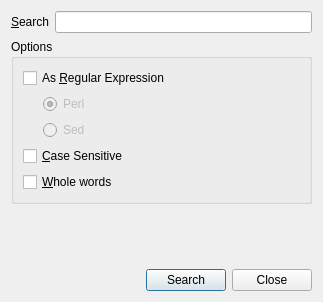
<?xml version="1.0" encoding="UTF-8"?>
<ui version="4.0">
 <class>SearchDialog</class>
 <widget class="QDialog" name="SearchDialog">
  <property name="geometry">
   <rect>
    <x>0</x>
    <y>0</y>
    <width>323</width>
    <height>302</height>
   </rect>
  </property>
  <property name="windowTitle">
   <string>Dialog</string>
  </property>
  <layout class="QVBoxLayout" name="verticalLayout_2">
   <item>
    <layout class="QHBoxLayout" name="horizontalLayout_3">
     <item>
      <widget class="QLabel" name="label">
       <property name="text">
        <string>&amp;Search</string>
       </property>
       <property name="buddy">
        <cstring>search</cstring>
       </property>
      </widget>
     </item>
     <item>
      <widget class="QLineEdit" name="search"/>
     </item>
    </layout>
   </item>
   <item>
    <widget class="QGroupBox" name="groupBox">
     <property name="title">
      <string>Options</string>
     </property>
     <layout class="QVBoxLayout" name="verticalLayout">
      <item>
       <widget class="QCheckBox" name="asRegularExpression">
        <property name="enabled">
         <bool>true</bool>
        </property>
        <property name="text">
         <string>As &amp;Regular Expression</string>
        </property>
       </widget>
      </item>
      <item>
       <layout class="QHBoxLayout" name="horizontalLayout_4">
        <item>
         <spacer name="horizontalSpacer_2">
          <property name="orientation">
           <enum>Qt::Horizontal</enum>
          </property>
          <property name="sizeType">
           <enum>QSizePolicy::Fixed</enum>
          </property>
          <property name="sizeHint" stdset="0">
           <size>
            <width>20</width>
            <height>20</height>
           </size>
          </property>
         </spacer>
        </item>
        <item>
         <widget class="QRadioButton" name="radioButtonPerl">
          <property name="enabled">
           <bool>false</bool>
          </property>
          <property name="text">
           <string>Perl</string>
          </property>
          <property name="checked">
           <bool>true</bool>
          </property>
         </widget>
        </item>
       </layout>
      </item>
      <item>
       <layout class="QHBoxLayout" name="horizontalLayout_5">
        <item>
         <spacer name="horizontalSpacer_3">
          <property name="orientation">
           <enum>Qt::Horizontal</enum>
          </property>
          <property name="sizeType">
           <enum>QSizePolicy::Fixed</enum>
          </property>
          <property name="sizeHint" stdset="0">
           <size>
            <width>20</width>
            <height>20</height>
           </size>
          </property>
         </spacer>
        </item>
        <item>
         <widget class="QRadioButton" name="radioButtonSed">
          <property name="enabled">
           <bool>false</bool>
          </property>
          <property name="text">
           <string>Sed</string>
          </property>
         </widget>
        </item>
       </layout>
      </item>
      <item>
       <widget class="QCheckBox" name="caseSensitive">
        <property name="text">
         <string>&amp;Case Sensitive</string>
        </property>
       </widget>
      </item>
      <item>
       <widget class="QCheckBox" name="wholeWords">
        <property name="text">
         <string>&amp;Whole words</string>
        </property>
       </widget>
      </item>
     </layout>
    </widget>
   </item>
   <item>
    <spacer name="verticalSpacer">
     <property name="orientation">
      <enum>Qt::Vertical</enum>
     </property>
     <property name="sizeType">
      <enum>QSizePolicy::Expanding</enum>
     </property>
     <property name="sizeHint" stdset="0">
      <size>
       <width>20</width>
       <height>0</height>
      </size>
     </property>
    </spacer>
   </item>
   <item>
    <layout class="QHBoxLayout" name="horizontalLayout">
     <item>
      <spacer name="horizontalSpacer">
       <property name="orientation">
        <enum>Qt::Horizontal</enum>
       </property>
       <property name="sizeHint" stdset="0">
        <size>
         <width>40</width>
         <height>20</height>
        </size>
       </property>
      </spacer>
     </item>
     <item>
      <widget class="QPushButton" name="pushButtonSearch">
       <property name="text">
        <string>Search</string>
       </property>
      </widget>
     </item>
     <item>
      <widget class="QPushButton" name="pushButtonClose">
       <property name="text">
        <string>Close</string>
       </property>
      </widget>
     </item>
    </layout>
   </item>
  </layout>
 </widget>
 <tabstops>
  <tabstop>search</tabstop>
  <tabstop>asRegularExpression</tabstop>
  <tabstop>radioButtonPerl</tabstop>
  <tabstop>radioButtonSed</tabstop>
  <tabstop>caseSensitive</tabstop>
  <tabstop>wholeWords</tabstop>
  <tabstop>pushButtonSearch</tabstop>
  <tabstop>pushButtonClose</tabstop>
 </tabstops>
 <resources/>
 <connections>
  <connection>
   <sender>asRegularExpression</sender>
   <signal>toggled(bool)</signal>
   <receiver>radioButtonPerl</receiver>
   <slot>setEnabled(bool)</slot>
   <hints>
    <hint type="sourcelabel">
     <x>93</x>
     <y>89</y>
    </hint>
    <hint type="destinationlabel">
     <x>95</x>
     <y>110</y>
    </hint>
   </hints>
  </connection>
  <connection>
   <sender>asRegularExpression</sender>
   <signal>toggled(bool)</signal>
   <receiver>radioButtonSed</receiver>
   <slot>setEnabled(bool)</slot>
   <hints>
    <hint type="sourcelabel">
     <x>138</x>
     <y>84</y>
    </hint>
    <hint type="destinationlabel">
     <x>133</x>
     <y>145</y>
    </hint>
   </hints>
  </connection>
  <connection>
   <sender>pushButtonClose</sender>
   <signal>clicked()</signal>
   <receiver>SearchDialog</receiver>
   <slot>close()</slot>
   <hints>
    <hint type="sourcelabel">
     <x>312</x>
     <y>291</y>
    </hint>
    <hint type="destinationlabel">
     <x>238</x>
     <y>279</y>
    </hint>
   </hints>
  </connection>
 </connections>
</ui>
